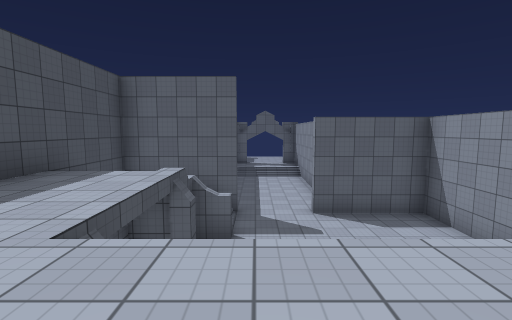
View 1 (above)

14 first-person views from a walk through a Unity game level. The camera is 1.3 m above the floor, tilts 6° down and sees 85° across. The floor is counted in squares, 2 m on a side. Each view is taken from the middle of a square. On the plan, view 1 faces up. The plan holds only what a view shows up to about 9 squares ahead; the rest is blank. The place goes on beyond the plan. The player character is not drawn. Surface patterns are stand-ins for the level's own textures.

View 2
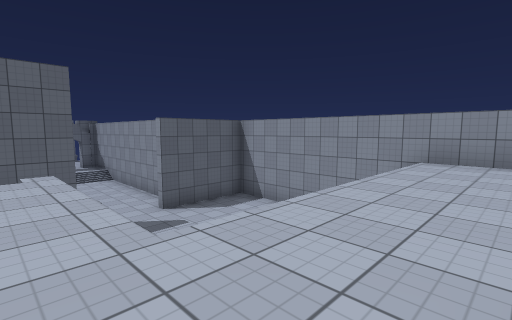

View 3
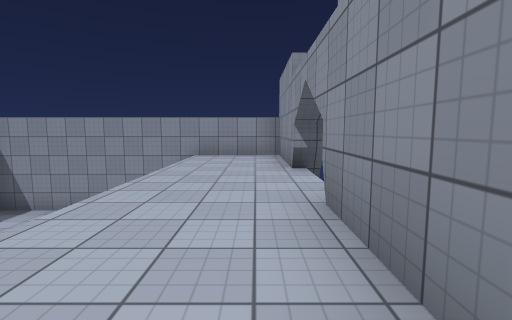

View 4
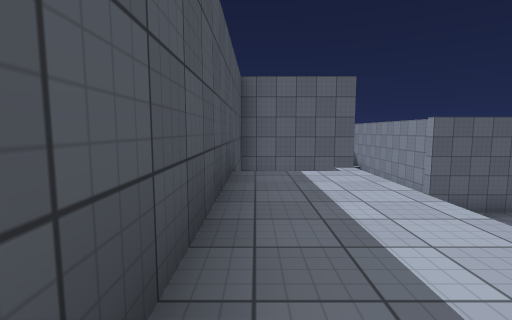

View 5
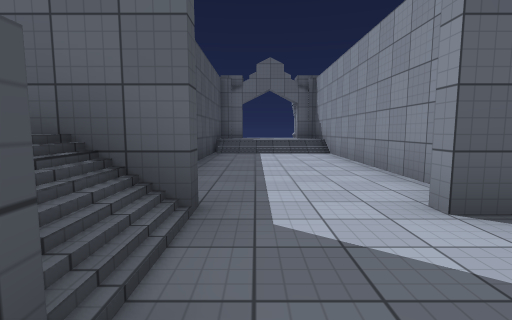

View 6
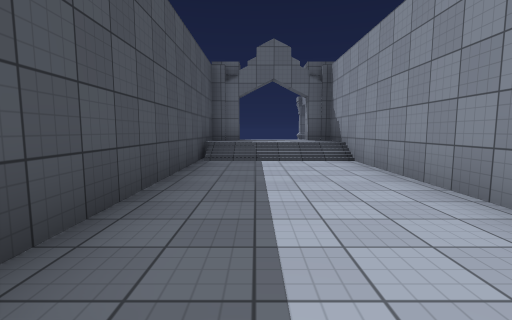

View 7
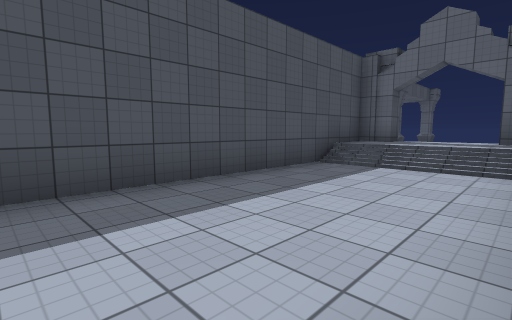

View 8
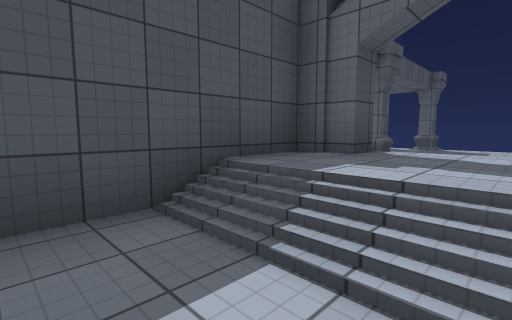

View 9
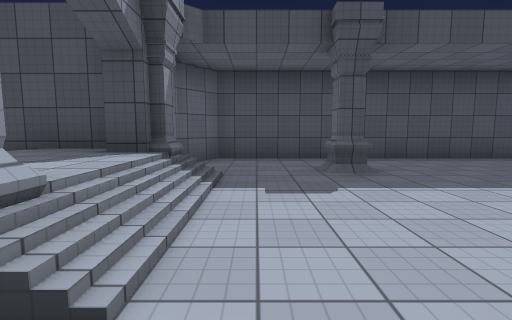

View 10
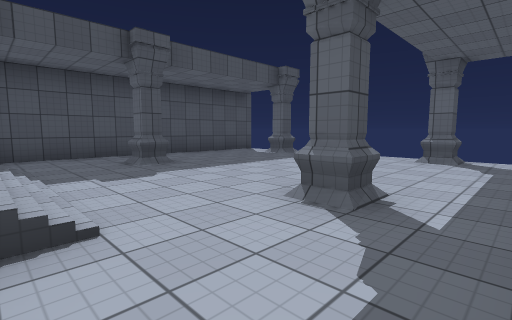

View 11
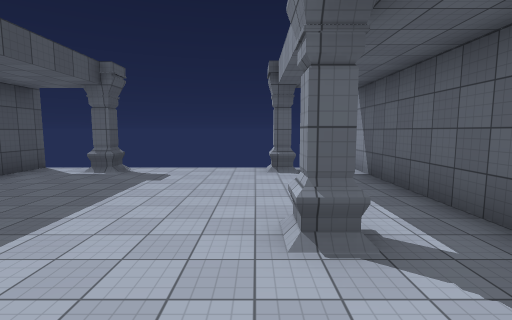

View 12
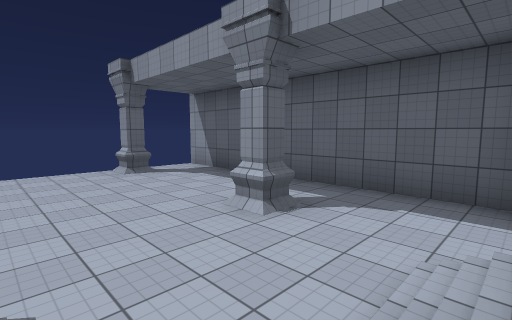

View 13
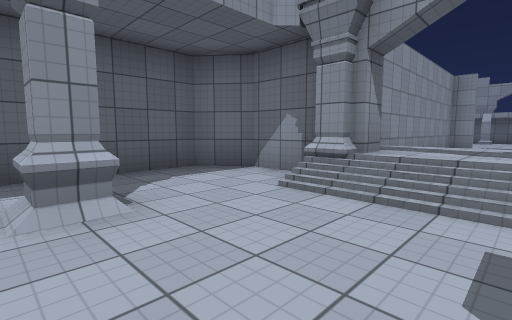

View 14
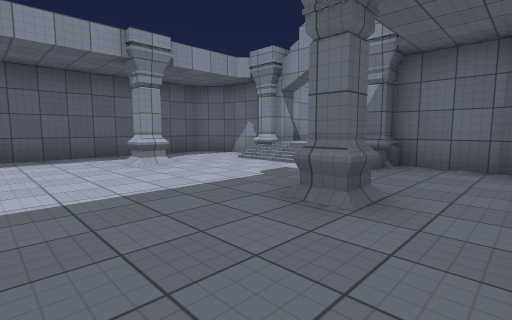

### Floor plan
Key: @ floor where view 1 was taken; # wall or solid block; x gap in a wall; . main floor; : floor 0.75 m higher than the main floor; + floor 3 m higher than the main floor; / step, stairs or slope.
Columns run from 4 left of view 1 to 5 right of it. Each row starts with its distance up from view 1.
 23 x.#....#.x
 22 #........#
 21 #........#
 20 #........#
 19 #........#
 18 #.#....#.#
 17 #........#
 16 #..////..#
 15 ####::####
 14   #::::#
 13   #////#
 12   #....#
 11   #....#
 10   #....#
  9   #....#
  8   #....#
  7 # ##..##.#
  6 #  /.....#
  5 #//#.....#
  4 #++.     #
  3 #++.     #
  2 #++ .. ./#
  1 #++++++++#
  0 #+++@++++#
 -1   ##  ####

Where each view was taken, in squares from view 1:
view 1: 0 up, 0 right, facing up
view 2: 0 up, 2 left, facing up-right
view 3: 0 up, 3 left, facing right
view 4: 0 up, 3 left, facing up
view 5: 5 up, 0 right, facing up
view 6: 7 up, 0 right, facing up
view 7: 8 up, 2 right, facing up-left
view 8: 12 up, 1 right, facing up-left
view 9: 17 up, 3 right, facing left
view 10: 16 up, 4 right, facing up-left
view 11: 16 up, 2 right, facing up
view 12: 16 up, 0 right, facing up-right
view 13: 19 up, 0 right, facing down-right
view 14: 21 up, 3 left, facing down-right
